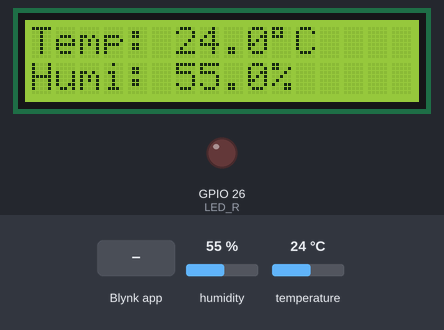
The sketch below on a simulated ESP32. Shown: 16×2 character LCD, output pins drawn as LEDs (lit = HIGH). The test bench sets the inputs (shaded band); at power-on: humidity 55 %, temperature 24 °C. WiFi joins after 1.5 s; servers stay silent unless stated; what the sketch prints to the serial monitor is not drawn.

Above: at 3.5 s.
3.6 s: Blynk app writes 1 to V2
At 4.8 s:
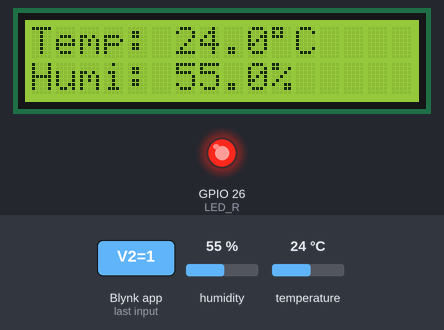
5.1 s: humidity set to 22 %
At 6.2 s:
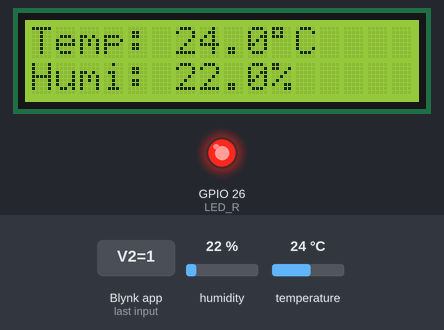
7.4 s: temperature set to 12 °C
At 8.9 s:
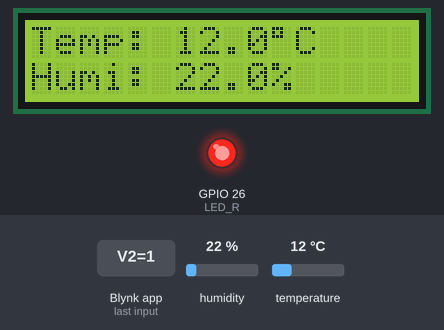
9.4 s: humidity set to 40 %
At 10.4 s:
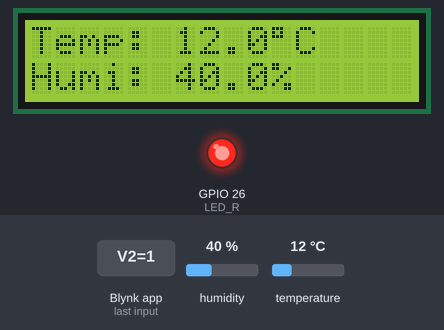
11.4 s: temperature set to 19 °C
At 13.1 s:
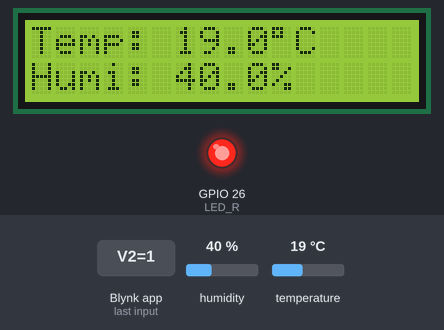
13.4 s: Blynk app writes 0 to V2
At 14.7 s:
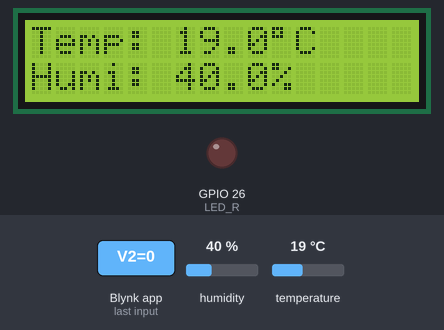
Timing chart, 0 to 15.9 s (numbered marks = the images above; inputs shaded):
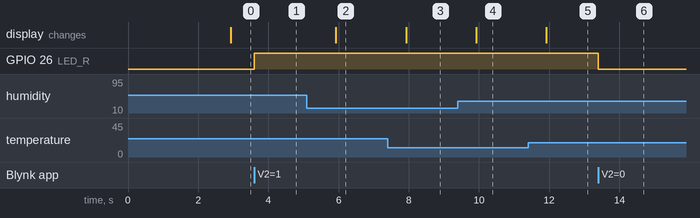

Measured:
- after the input at 3.6 s, GPIO 26 (LED_R): LOW → HIGH at once
- after the input at 5.1 s, the display: changes after 0.82 s (image 2)
- after the input at 7.4 s, the display: changes after 0.52 s (image 3)
- after the input at 9.4 s, the display: changes after 0.52 s (image 4)
- after the input at 11.4 s, the display: changes after 0.52 s (image 5)
- after the input at 13.4 s, GPIO 26 (LED_R): HIGH → LOW at once

The sketch:

sketch.ino
```cpp
#define BLYNK_DEVICE_NAME "Esp32IoT"
#define BLYNK_PRINT Serial

#define BLYNK_TEMPLATE_NAME "Praktek3"
#define BLYNK_AUTH_TOKEN "tx3ikpJ0EgRKIevhaJHnX288aQ_LFhU1"
#define BLYNK_TEMPLATE_ID "TMPL65IBPXVXd"

#include <WiFi.h>
#include <BlynkSimpleEsp32.h>
#include <DHTesp.h>
#include <LiquidCrystal_I2C.h>

char auth[] = BLYNK_AUTH_TOKEN;
char ssid[] = "Wokwi-GUEST";
char pass[] = "";

const int DHT_PIN = 15;

int value0, value1, value2, value3, value6;

byte LED_R = 26;
byte LED_Y = 27;
byte LED_G = 14;
byte LED_B = 12;

DHTesp dht;
BlynkTimer timer;

// Inisialisasi LCD I2C alamat 0x27, 16 kolom, 2 baris
LiquidCrystal_I2C lcd(0x27, 16, 2);

// Fungsi untuk mengirim data sensor
void sendSensor()
{
  TempAndHumidity data = dht.getTempAndHumidity();

  // Menampilkan di Serial Monitor
  Serial.print("% Temperature: ");
  Serial.print(data.temperature);
  Serial.println("C ");
  Serial.print("% Kelembaban: ");
  Serial.print(data.humidity);
  Serial.println("% ");

  // Mengirim ke Blynk
  Blynk.virtualWrite(V0, data.temperature);
  Blynk.virtualWrite(V1, data.humidity);

  // Menampilkan di LCD
  lcd.setCursor(0, 0); // baris pertama
  lcd.print("Temp: ");
  lcd.print(data.temperature, 1); // satu angka desimal
  lcd.print((char)223); // simbol derajat
  lcd.print("C     "); // spasi untuk hapus sisa karakter lama

  lcd.setCursor(0, 1); // baris kedua
  lcd.print("Humi: ");
  lcd.print(data.humidity, 1);
  lcd.print("%     ");
}

BLYNK_WRITE(V2)
{
  int nilaiBacaIO = param.asInt();
  digitalWrite(LED_R, nilaiBacaIO);
  Blynk.virtualWrite(V3, nilaiBacaIO);
}

void setup()
{
  Serial.begin(115200);
  dht.setup(DHT_PIN, DHTesp::DHT22);
  pinMode(LED_R, OUTPUT);

  lcd.init();         // Inisialisasi LCD
  lcd.backlight();    // Nyalakan lampu belakang LCD
  lcd.setCursor(0, 0);
  lcd.print("Monitoring...");

  Blynk.begin(auth, ssid, pass);
  timer.setInterval(1000, sendSensor);
}

void loop()
{
  Blynk.run();
  timer.run();
}
```
